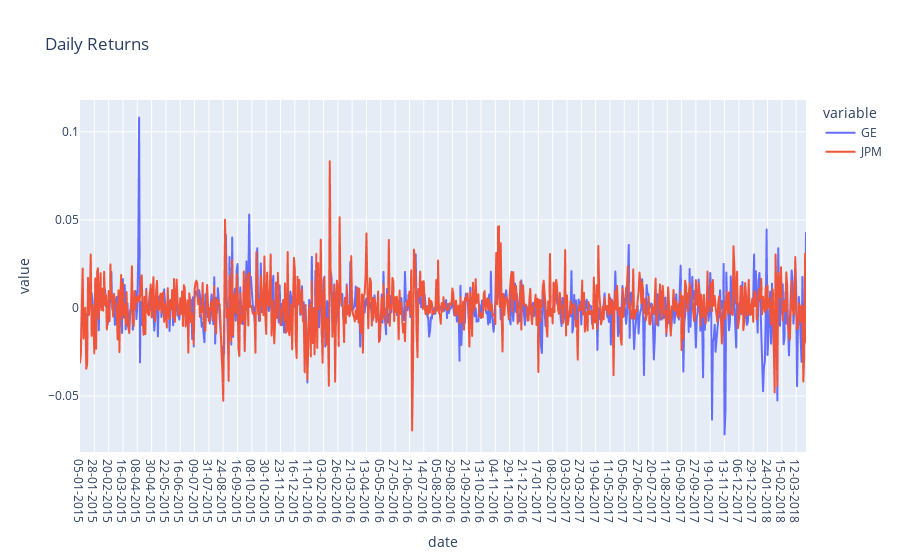

Write notebook code for a chart like this one.
### Code cell
fig = px.line(daily_returns[['GE', 'JPM']], title='Daily Returns')
fig.show()

### Figure 1 — Plotly figure (JSON) as saved in the notebook; plotly's stock layout.template omitted (floating-point values rounded to 4 significant figures; data arrays with more than 128 entries replaced by an {"elided": "..."} marker saying what was removed)
{"data": [{"hovertemplate": "variable=GE<br>date=%{x}<br>value=%{y}<extra></extra>", "legendgroup": "GE", "line": {"color": "#636efa", "dash": "solid"}, "marker": {"symbol": "circle"}, "mode": "lines", "name": "GE", "showlegend": true, "type": "scattergl", "x": {"elided": "812 str values"}, "xaxis": "x", "y": {"elided": "812 float values"}, "yaxis": "y"}, {"hovertemplate": "variable=JPM<br>date=%{x}<br>value=%{y}<extra></extra>", "legendgroup": "JPM", "line": {"color": "#EF553B", "dash": "solid"}, "marker": {"symbol": "circle"}, "mode": "lines", "name": "JPM", "showlegend": true, "type": "scattergl", "x": {"elided": "812 str values"}, "xaxis": "x", "y": {"elided": "812 float values"}, "yaxis": "y"}], "layout": {"legend": {"title": {"text": "variable"}, "tracegroupgap": 0}, "title": {"text": "Daily Returns"}, "xaxis": {"anchor": "y", "domain": [0, 1], "title": {"text": "date"}}, "yaxis": {"anchor": "x", "domain": [0, 1], "title": {"text": "value"}}}}
